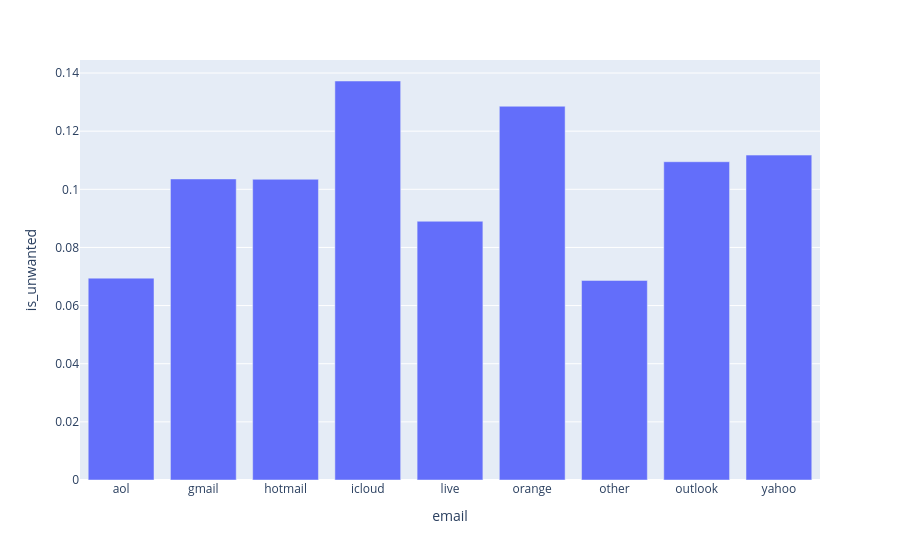

The notebook cell this image was saved under:
### Markdown cell above
b) A first simple analysis could be to investigate whether there is a link between a given email provider and the probability of being labeled as 'unwanted'.

Plot this probability in a chart.


<details>
<summary><i>Hint</i></summary>
    ⟿  use `groupby` and `mean` function to calculate probability of being `is_unwanted` by email provider.
    
    ⟿  we can use a `bar` chart of Plotly Express : https://plotly.com/python/bar-charts/
</details>

### Code cell
df_group_by = df.groupby('email').is_unwanted.mean().reset_index()

px.bar(df_group_by, x='email', y ='is_unwanted')

### Figure 1 — Plotly figure (JSON) as saved in the notebook; plotly's stock layout.template omitted (floating-point values rounded to 4 significant figures)
{"data": [{"hovertemplate": "email=%{x}<br>is_unwanted=%{y}<extra></extra>", "legendgroup": "", "marker": {"color": "#636efa", "pattern": {"shape": ""}}, "name": "", "orientation": "v", "showlegend": false, "textposition": "auto", "type": "bar", "x": ["aol", "gmail", "hotmail", "icloud", "live", "orange", "other", "outlook", "yahoo"], "xaxis": "x", "y": [0.06944, 0.1036, 0.1034, 0.1373, 0.08901, 0.1286, 0.06865, 0.1095, 0.1118], "yaxis": "y"}], "layout": {"barmode": "relative", "legend": {"tracegroupgap": 0}, "margin": {"t": 60}, "xaxis": {"anchor": "y", "domain": [0, 1], "title": {"text": "email"}}, "yaxis": {"anchor": "x", "domain": [0, 1], "title": {"text": "is_unwanted"}}}}
